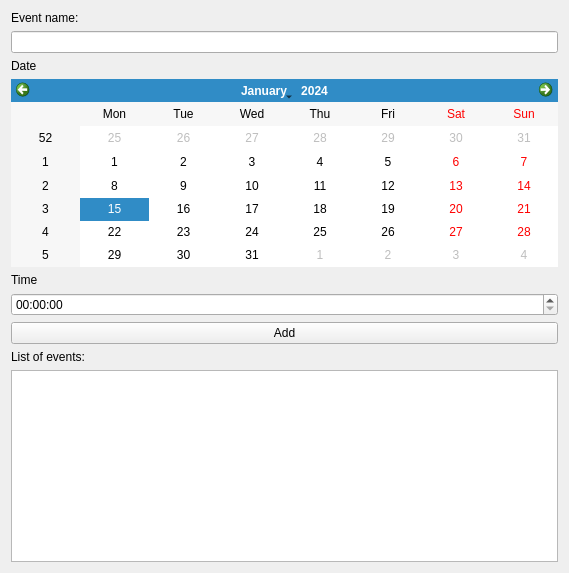
<?xml version="1.0" encoding="UTF-8"?>
<ui version="4.0">
 <class>Form</class>
 <widget class="QWidget" name="Form">
  <property name="geometry">
   <rect>
    <x>0</x>
    <y>0</y>
    <width>569</width>
    <height>573</height>
   </rect>
  </property>
  <property name="windowTitle">
   <string>diary</string>
  </property>
  <layout class="QVBoxLayout" name="verticalLayout_2">
   <item>
    <layout class="QVBoxLayout" name="verticalLayout">
     <item>
      <widget class="QLabel" name="label">
       <property name="text">
        <string>Event name:</string>
       </property>
      </widget>
     </item>
     <item>
      <widget class="QLineEdit" name="editName"/>
     </item>
     <item>
      <widget class="QLabel" name="label_2">
       <property name="text">
        <string>Date</string>
       </property>
      </widget>
     </item>
     <item>
      <widget class="QCalendarWidget" name="calendar"/>
     </item>
     <item>
      <widget class="QLabel" name="label_3">
       <property name="text">
        <string>Time</string>
       </property>
      </widget>
     </item>
     <item>
      <widget class="QTimeEdit" name="timeEdit"/>
     </item>
     <item>
      <widget class="QPushButton" name="btnAdd">
       <property name="text">
        <string>Add</string>
       </property>
      </widget>
     </item>
     <item>
      <widget class="QLabel" name="label_4">
       <property name="text">
        <string>List of events:</string>
       </property>
      </widget>
     </item>
     <item>
      <widget class="QListWidget" name="listEvents"/>
     </item>
    </layout>
   </item>
  </layout>
 </widget>
 <resources/>
 <connections/>
</ui>
